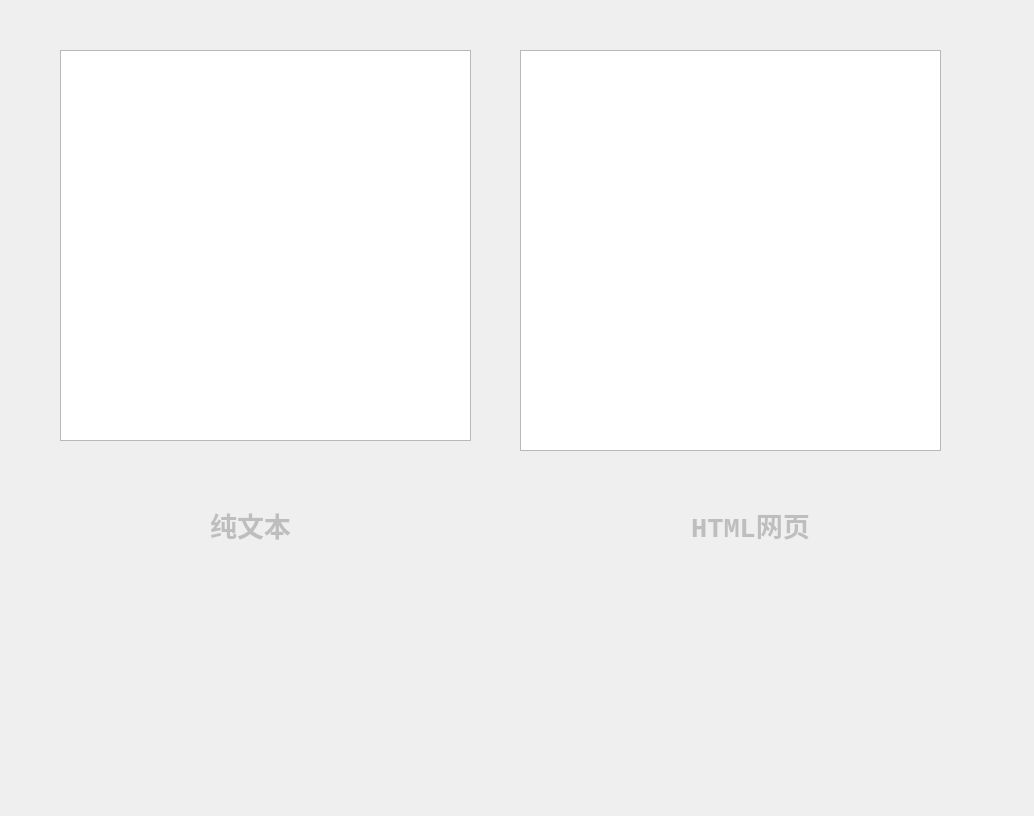
<?xml version="1.0" encoding="UTF-8"?>
<ui version="4.0">
 <class>Form</class>
 <widget class="QWidget" name="Form">
  <property name="geometry">
   <rect>
    <x>0</x>
    <y>0</y>
    <width>1034</width>
    <height>816</height>
   </rect>
  </property>
  <property name="windowTitle">
   <string>Form</string>
  </property>
  <widget class="QTextEdit" name="textEdit">
   <property name="geometry">
    <rect>
     <x>60</x>
     <y>50</y>
     <width>411</width>
     <height>391</height>
    </rect>
   </property>
  </widget>
  <widget class="QTextEdit" name="textEdit_2">
   <property name="geometry">
    <rect>
     <x>520</x>
     <y>50</y>
     <width>421</width>
     <height>401</height>
    </rect>
   </property>
  </widget>
  <widget class="QLabel" name="label">
   <property name="enabled">
    <bool>false</bool>
   </property>
   <property name="geometry">
    <rect>
     <x>170</x>
     <y>480</y>
     <width>161</width>
     <height>91</height>
    </rect>
   </property>
   <property name="font">
    <font>
     <family>Consolas</family>
     <pointsize>20</pointsize>
     <bold>true</bold>
    </font>
   </property>
   <property name="text">
    <string>纯文本</string>
   </property>
   <property name="textFormat">
    <enum>Qt::AutoText</enum>
   </property>
   <property name="alignment">
    <set>Qt::AlignCenter</set>
   </property>
  </widget>
  <widget class="QLabel" name="label_2">
   <property name="enabled">
    <bool>false</bool>
   </property>
   <property name="geometry">
    <rect>
     <x>670</x>
     <y>480</y>
     <width>161</width>
     <height>91</height>
    </rect>
   </property>
   <property name="font">
    <font>
     <family>Consolas</family>
     <pointsize>20</pointsize>
     <bold>true</bold>
    </font>
   </property>
   <property name="text">
    <string>HTML网页</string>
   </property>
   <property name="textFormat">
    <enum>Qt::AutoText</enum>
   </property>
   <property name="alignment">
    <set>Qt::AlignCenter</set>
   </property>
  </widget>
 </widget>
 <resources/>
 <connections/>
</ui>
